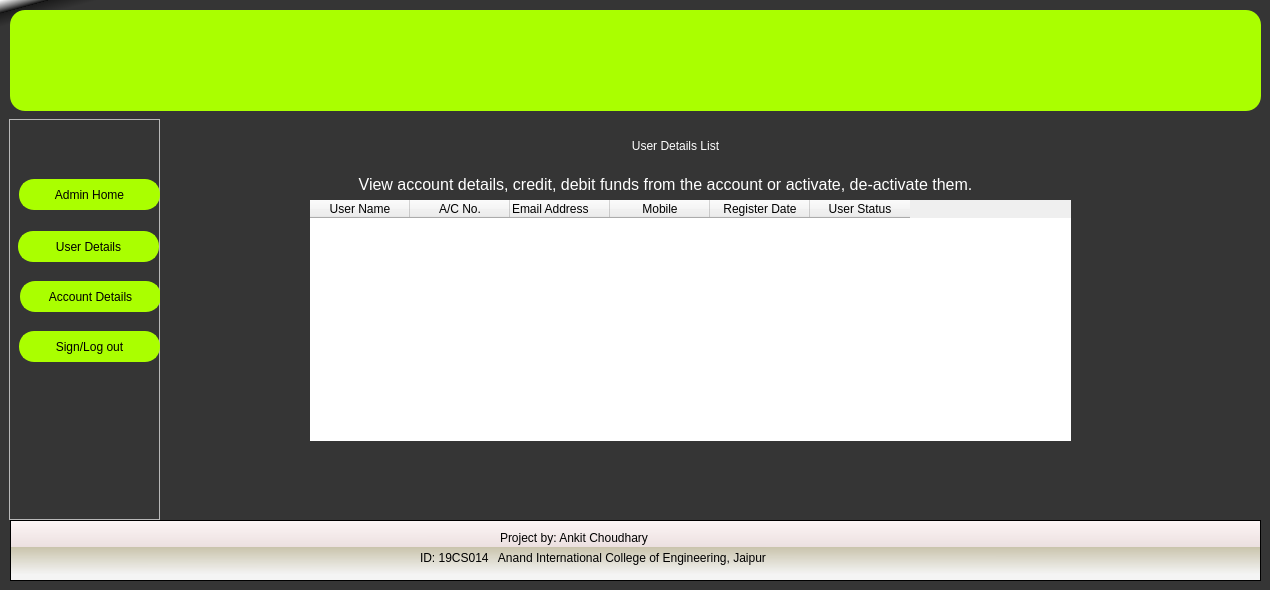
<?xml version="1.0" encoding="UTF-8"?>
<ui version="4.0">
 <class>User_Details</class>
 <widget class="QWidget" name="User_Details">
  <property name="windowModality">
   <enum>Qt::NonModal</enum>
  </property>
  <property name="geometry">
   <rect>
    <x>0</x>
    <y>0</y>
    <width>1270</width>
    <height>590</height>
   </rect>
  </property>
  <property name="minimumSize">
   <size>
    <width>1270</width>
    <height>590</height>
   </size>
  </property>
  <property name="maximumSize">
   <size>
    <width>1270</width>
    <height>590</height>
   </size>
  </property>
  <property name="sizeIncrement">
   <size>
    <width>0</width>
    <height>0</height>
   </size>
  </property>
  <property name="baseSize">
   <size>
    <width>0</width>
    <height>0</height>
   </size>
  </property>
  <property name="contextMenuPolicy">
   <enum>Qt::PreventContextMenu</enum>
  </property>
  <property name="windowTitle">
   <string>Form</string>
  </property>
  <property name="layoutDirection">
   <enum>Qt::LeftToRight</enum>
  </property>
  <property name="autoFillBackground">
   <bool>false</bool>
  </property>
  <property name="styleSheet">
   <string notr="true">#User_Details{
background-color: qlineargradient(spread:pad, x1:0, y1:0, x2:0.02, y2:0.0340909, stop:0 rgba(255, 255, 255, 255), stop:0.495 rgba(0, 0, 0, 199), stop:0.505 rgba(28, 28, 28, 255), stop:1 rgba(53, 53, 53, 255));
}
#topframe{
background-color: qconicalgradient(cx:0.000472637, cy:0, angle:227.8, stop:0 rgba(30, 0, 255, 255), stop:0.375 rgba(0, 195, 255, 252), stop:0.423533 rgba(37, 0, 255, 255), stop:0.45 rgba(0, 130, 255, 255), stop:0.477581 rgba(0, 56, 255, 252), stop:0.518717 rgba(71, 171, 255, 255), stop:0.542289 rgba(71, 171, 255, 255), stop:0.547264 rgba(68, 134, 249, 255), stop:0.55 rgba(0, 74, 255, 255), stop:0.552239 rgba(21, 93, 243, 255), stop:0.57754 rgba(102, 0, 255, 255), stop:0.625 rgba(0, 185, 255, 247), stop:1 rgba(255, 255, 0, 69));
border:none;
}
#bottomframe{
background-color: qlineargradient(spread:pad, x1:0.025, y1:0.892545, x2:0.0199005, y2:0, stop:0 rgba(244, 244, 244, 255), stop:0.495 rgba(218, 212, 186, 230), stop:0.505 rgba(236, 224, 224, 255), stop:1 rgba(253, 246, 246, 255));
}
QPushButton{
border-radius:15px;
background:#aaff00;
border:2px solid #aaff00;
font: 75 12pt &quot;MS Sans Serif&quot;;
}
#Back_btn{
background:#aaff00;
}
QLineEdit{
border-radius:15px;
border-bottom:3px solid #aaff00;
}
#text{
color:white;
	font: 75 22pt &quot;MS Sans Serif&quot;;
}
#label_3{
color:white;
}
#Account_Information_btn, #Users_Details_btn{
background:none;
border:none;
color:blue;
text-decoration: underline;
}
QTextEdit{
background:#e5fffe;
border-radius:15px;
}</string>
  </property>
  <widget class="QFrame" name="bottomframe">
   <property name="geometry">
    <rect>
     <x>10</x>
     <y>520</y>
     <width>1251</width>
     <height>61</height>
    </rect>
   </property>
   <property name="frameShape">
    <enum>QFrame::StyledPanel</enum>
   </property>
   <property name="frameShadow">
    <enum>QFrame::Raised</enum>
   </property>
   <widget class="QLabel" name="label">
    <property name="geometry">
     <rect>
      <x>490</x>
      <y>10</y>
      <width>171</width>
      <height>16</height>
     </rect>
    </property>
    <property name="text">
     <string>Project by: Ankit Choudhary </string>
    </property>
   </widget>
   <widget class="QLabel" name="label_2">
    <property name="geometry">
     <rect>
      <x>410</x>
      <y>30</y>
      <width>381</width>
      <height>16</height>
     </rect>
    </property>
    <property name="text">
     <string>ID: 19CS014   Anand International College of Engineering, Jaipur</string>
    </property>
   </widget>
  </widget>
  <widget class="QFrame" name="sideframe">
   <property name="geometry">
    <rect>
     <x>9</x>
     <y>119</y>
     <width>151</width>
     <height>401</height>
    </rect>
   </property>
   <property name="frameShape">
    <enum>QFrame::StyledPanel</enum>
   </property>
   <property name="frameShadow">
    <enum>QFrame::Raised</enum>
   </property>
   <widget class="QPushButton" name="Admin_Home_btn">
    <property name="geometry">
     <rect>
      <x>10</x>
      <y>60</y>
      <width>141</width>
      <height>31</height>
     </rect>
    </property>
    <property name="text">
     <string>Admin Home</string>
    </property>
   </widget>
   <widget class="QPushButton" name="User_Details_btn">
    <property name="geometry">
     <rect>
      <x>9</x>
      <y>112</y>
      <width>141</width>
      <height>31</height>
     </rect>
    </property>
    <property name="text">
     <string>User Details</string>
    </property>
   </widget>
   <widget class="QPushButton" name="Account_Details_btn">
    <property name="geometry">
     <rect>
      <x>11</x>
      <y>162</y>
      <width>141</width>
      <height>31</height>
     </rect>
    </property>
    <property name="text">
     <string>Account Details</string>
    </property>
   </widget>
   <widget class="QPushButton" name="Log_out_btn">
    <property name="geometry">
     <rect>
      <x>10</x>
      <y>212</y>
      <width>141</width>
      <height>31</height>
     </rect>
    </property>
    <property name="text">
     <string>Sign/Log out</string>
    </property>
   </widget>
  </widget>
  <widget class="QLabel" name="text">
   <property name="geometry">
    <rect>
     <x>480</x>
     <y>120</y>
     <width>391</width>
     <height>51</height>
    </rect>
   </property>
   <property name="text">
    <string>User Details List</string>
   </property>
   <property name="alignment">
    <set>Qt::AlignCenter</set>
   </property>
  </widget>
  <widget class="QLabel" name="label_3">
   <property name="geometry">
    <rect>
     <x>260</x>
     <y>169</y>
     <width>811</width>
     <height>31</height>
    </rect>
   </property>
   <property name="font">
    <font>
     <family>MS Sans Serif</family>
     <pointsize>12</pointsize>
    </font>
   </property>
   <property name="text">
    <string>View account details, credit, debit funds from the account or activate, de-activate them.</string>
   </property>
   <property name="alignment">
    <set>Qt::AlignCenter</set>
   </property>
  </widget>
  <widget class="QPushButton" name="topframe">
   <property name="geometry">
    <rect>
     <x>10</x>
     <y>10</y>
     <width>1251</width>
     <height>101</height>
    </rect>
   </property>
   <property name="text">
    <string/>
   </property>
   <property name="icon">
    <iconset>
     <normaloff>Images/Bank-Management-System.png</normaloff>Images/Bank-Management-System.png</iconset>
   </property>
   <property name="iconSize">
    <size>
     <width>1300</width>
     <height>520</height>
    </size>
   </property>
  </widget>
  <widget class="QTableWidget" name="User_Details_table">
   <property name="geometry">
    <rect>
     <x>310</x>
     <y>200</y>
     <width>761</width>
     <height>241</height>
    </rect>
   </property>
   <property name="sizePolicy">
    <sizepolicy hsizetype="Maximum" vsizetype="Maximum">
     <horstretch>62</horstretch>
     <verstretch>0</verstretch>
    </sizepolicy>
   </property>
   <property name="frameShape">
    <enum>QFrame::NoFrame</enum>
   </property>
   <property name="frameShadow">
    <enum>QFrame::Raised</enum>
   </property>
   <property name="editTriggers">
    <set>QAbstractItemView::NoEditTriggers</set>
   </property>
   <property name="selectionMode">
    <enum>QAbstractItemView::NoSelection</enum>
   </property>
   <property name="selectionBehavior">
    <enum>QAbstractItemView::SelectRows</enum>
   </property>
   <property name="sortingEnabled">
    <bool>true</bool>
   </property>
   <column>
    <property name="text">
     <string>User Name</string>
    </property>
   </column>
   <column>
    <property name="text">
     <string>A/C No.</string>
    </property>
   </column>
   <column>
    <property name="text">
     <string>Email Address</string>
    </property>
    <property name="textAlignment">
     <set>AlignJustify|AlignVCenter</set>
    </property>
   </column>
   <column>
    <property name="text">
     <string>Mobile</string>
    </property>
   </column>
   <column>
    <property name="text">
     <string>Register Date</string>
    </property>
   </column>
   <column>
    <property name="text">
     <string>User Status</string>
    </property>
   </column>
  </widget>
 </widget>
 <resources/>
 <connections/>
</ui>
